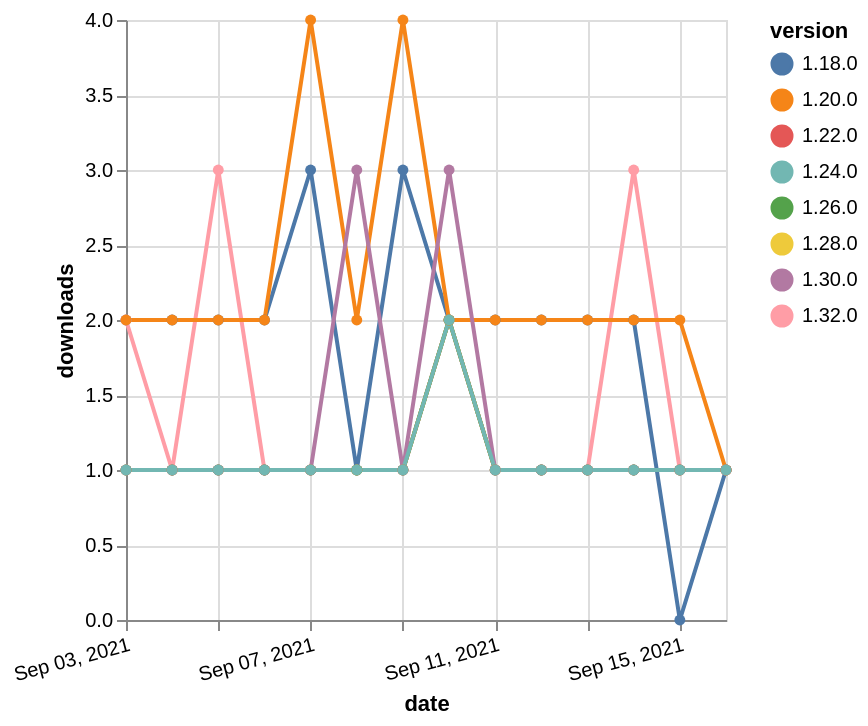

Here is the Vega-Lite specification saved for this chart:
### Vega-Lite specification from a JSON file in a GitHub repository (floating-point values rounded to 4 significant figures)
{"$schema": "https://vega.github.io/schema/vega-lite/v5.json", "description": "A simple bar chart with embedded data.", "data": {"values": [{"date": "2021-09-03", "total": 2339, "delta": 2, "version": "1.18.0"}, {"date": "2021-09-04", "total": 2341, "delta": 2, "version": "1.18.0"}, {"date": "2021-09-05", "total": 2343, "delta": 2, "version": "1.18.0"}, {"date": "2021-09-06", "total": 2345, "delta": 2, "version": "1.18.0"}, {"date": "2021-09-07", "total": 2348, "delta": 3, "version": "1.18.0"}, {"date": "2021-09-08", "total": 2349, "delta": 1, "version": "1.18.0"}, {"date": "2021-09-09", "total": 2352, "delta": 3, "version": "1.18.0"}, {"date": "2021-09-10", "total": 2354, "delta": 2, "version": "1.18.0"}, {"date": "2021-09-11", "total": 2356, "delta": 2, "version": "1.18.0"}, {"date": "2021-09-12", "total": 2358, "delta": 2, "version": "1.18.0"}, {"date": "2021-09-13", "total": 2360, "delta": 2, "version": "1.18.0"}, {"date": "2021-09-14", "total": 2362, "delta": 2, "version": "1.18.0"}, {"date": "2021-09-15", "total": 2362, "delta": 0, "version": "1.18.0"}, {"date": "2021-09-16", "total": 2363, "delta": 1, "version": "1.18.0"}, {"date": "2021-09-03", "total": 136, "delta": 2, "version": "1.32.0"}, {"date": "2021-09-04", "total": 137, "delta": 1, "version": "1.32.0"}, {"date": "2021-09-05", "total": 140, "delta": 3, "version": "1.32.0"}, {"date": "2021-09-06", "total": 141, "delta": 1, "version": "1.32.0"}, {"date": "2021-09-07", "total": 142, "delta": 1, "version": "1.32.0"}, {"date": "2021-09-08", "total": 143, "delta": 1, "version": "1.32.0"}, {"date": "2021-09-09", "total": 144, "delta": 1, "version": "1.32.0"}, {"date": "2021-09-10", "total": 146, "delta": 2, "version": "1.32.0"}, {"date": "2021-09-11", "total": 147, "delta": 1, "version": "1.32.0"}, {"date": "2021-09-12", "total": 148, "delta": 1, "version": "1.32.0"}, {"date": "2021-09-13", "total": 149, "delta": 1, "version": "1.32.0"}, {"date": "2021-09-14", "total": 152, "delta": 3, "version": "1.32.0"}, {"date": "2021-09-15", "total": 153, "delta": 1, "version": "1.32.0"}, {"date": "2021-09-16", "total": 154, "delta": 1, "version": "1.32.0"}, {"date": "2021-09-03", "total": 269, "delta": 1, "version": "1.22.0"}, {"date": "2021-09-04", "total": 270, "delta": 1, "version": "1.22.0"}, {"date": "2021-09-05", "total": 271, "delta": 1, "version": "1.22.0"}, {"date": "2021-09-06", "total": 272, "delta": 1, "version": "1.22.0"}, {"date": "2021-09-07", "total": 273, "delta": 1, "version": "1.22.0"}, {"date": "2021-09-08", "total": 274, "delta": 1, "version": "1.22.0"}, {"date": "2021-09-09", "total": 275, "delta": 1, "version": "1.22.0"}, {"date": "2021-09-10", "total": 277, "delta": 2, "version": "1.22.0"}, {"date": "2021-09-11", "total": 278, "delta": 1, "version": "1.22.0"}, {"date": "2021-09-12", "total": 279, "delta": 1, "version": "1.22.0"}, {"date": "2021-09-13", "total": 280, "delta": 1, "version": "1.22.0"}, {"date": "2021-09-14", "total": 281, "delta": 1, "version": "1.22.0"}, {"date": "2021-09-15", "total": 282, "delta": 1, "version": "1.22.0"}, {"date": "2021-09-16", "total": 283, "delta": 1, "version": "1.22.0"}, {"date": "2021-09-03", "total": 182, "delta": 1, "version": "1.28.0"}, {"date": "2021-09-04", "total": 183, "delta": 1, "version": "1.28.0"}, {"date": "2021-09-05", "total": 184, "delta": 1, "version": "1.28.0"}, {"date": "2021-09-06", "total": 185, "delta": 1, "version": "1.28.0"}, {"date": "2021-09-07", "total": 186, "delta": 1, "version": "1.28.0"}, {"date": "2021-09-08", "total": 187, "delta": 1, "version": "1.28.0"}, {"date": "2021-09-09", "total": 188, "delta": 1, "version": "1.28.0"}, {"date": "2021-09-10", "total": 190, "delta": 2, "version": "1.28.0"}, {"date": "2021-09-11", "total": 191, "delta": 1, "version": "1.28.0"}, {"date": "2021-09-12", "total": 192, "delta": 1, "version": "1.28.0"}, {"date": "2021-09-13", "total": 193, "delta": 1, "version": "1.28.0"}, {"date": "2021-09-14", "total": 194, "delta": 1, "version": "1.28.0"}, {"date": "2021-09-15", "total": 195, "delta": 1, "version": "1.28.0"}, {"date": "2021-09-16", "total": 196, "delta": 1, "version": "1.28.0"}, {"date": "2021-09-03", "total": 201, "delta": 1, "version": "1.26.0"}, {"date": "2021-09-04", "total": 202, "delta": 1, "version": "1.26.0"}, {"date": "2021-09-05", "total": 203, "delta": 1, "version": "1.26.0"}, {"date": "2021-09-06", "total": 204, "delta": 1, "version": "1.26.0"}, {"date": "2021-09-07", "total": 205, "delta": 1, "version": "1.26.0"}, {"date": "2021-09-08", "total": 206, "delta": 1, "version": "1.26.0"}, {"date": "2021-09-09", "total": 207, "delta": 1, "version": "1.26.0"}, {"date": "2021-09-10", "total": 209, "delta": 2, "version": "1.26.0"}, {"date": "2021-09-11", "total": 210, "delta": 1, "version": "1.26.0"}, {"date": "2021-09-12", "total": 211, "delta": 1, "version": "1.26.0"}, {"date": "2021-09-13", "total": 212, "delta": 1, "version": "1.26.0"}, {"date": "2021-09-14", "total": 213, "delta": 1, "version": "1.26.0"}, {"date": "2021-09-15", "total": 214, "delta": 1, "version": "1.26.0"}, {"date": "2021-09-16", "total": 215, "delta": 1, "version": "1.26.0"}, {"date": "2021-09-03", "total": 2488, "delta": 2, "version": "1.20.0"}, {"date": "2021-09-04", "total": 2490, "delta": 2, "version": "1.20.0"}, {"date": "2021-09-05", "total": 2492, "delta": 2, "version": "1.20.0"}, {"date": "2021-09-06", "total": 2494, "delta": 2, "version": "1.20.0"}, {"date": "2021-09-07", "total": 2498, "delta": 4, "version": "1.20.0"}, {"date": "2021-09-08", "total": 2500, "delta": 2, "version": "1.20.0"}, {"date": "2021-09-09", "total": 2504, "delta": 4, "version": "1.20.0"}, {"date": "2021-09-10", "total": 2506, "delta": 2, "version": "1.20.0"}, {"date": "2021-09-11", "total": 2508, "delta": 2, "version": "1.20.0"}, {"date": "2021-09-12", "total": 2510, "delta": 2, "version": "1.20.0"}, {"date": "2021-09-13", "total": 2512, "delta": 2, "version": "1.20.0"}, {"date": "2021-09-14", "total": 2514, "delta": 2, "version": "1.20.0"}, {"date": "2021-09-15", "total": 2516, "delta": 2, "version": "1.20.0"}, {"date": "2021-09-16", "total": 2517, "delta": 1, "version": "1.20.0"}, {"date": "2021-09-03", "total": 213, "delta": 1, "version": "1.30.0"}, {"date": "2021-09-04", "total": 214, "delta": 1, "version": "1.30.0"}, {"date": "2021-09-05", "total": 215, "delta": 1, "version": "1.30.0"}, {"date": "2021-09-06", "total": 216, "delta": 1, "version": "1.30.0"}, {"date": "2021-09-07", "total": 217, "delta": 1, "version": "1.30.0"}, {"date": "2021-09-08", "total": 220, "delta": 3, "version": "1.30.0"}, {"date": "2021-09-09", "total": 221, "delta": 1, "version": "1.30.0"}, {"date": "2021-09-10", "total": 224, "delta": 3, "version": "1.30.0"}, {"date": "2021-09-11", "total": 225, "delta": 1, "version": "1.30.0"}, {"date": "2021-09-12", "total": 226, "delta": 1, "version": "1.30.0"}, {"date": "2021-09-13", "total": 227, "delta": 1, "version": "1.30.0"}, {"date": "2021-09-14", "total": 228, "delta": 1, "version": "1.30.0"}, {"date": "2021-09-15", "total": 229, "delta": 1, "version": "1.30.0"}, {"date": "2021-09-16", "total": 230, "delta": 1, "version": "1.30.0"}, {"date": "2021-09-03", "total": 208, "delta": 1, "version": "1.24.0"}, {"date": "2021-09-04", "total": 209, "delta": 1, "version": "1.24.0"}, {"date": "2021-09-05", "total": 210, "delta": 1, "version": "1.24.0"}, {"date": "2021-09-06", "total": 211, "delta": 1, "version": "1.24.0"}, {"date": "2021-09-07", "total": 212, "delta": 1, "version": "1.24.0"}, {"date": "2021-09-08", "total": 213, "delta": 1, "version": "1.24.0"}, {"date": "2021-09-09", "total": 214, "delta": 1, "version": "1.24.0"}, {"date": "2021-09-10", "total": 216, "delta": 2, "version": "1.24.0"}, {"date": "2021-09-11", "total": 217, "delta": 1, "version": "1.24.0"}, {"date": "2021-09-12", "total": 218, "delta": 1, "version": "1.24.0"}, {"date": "2021-09-13", "total": 219, "delta": 1, "version": "1.24.0"}, {"date": "2021-09-14", "total": 220, "delta": 1, "version": "1.24.0"}, {"date": "2021-09-15", "total": 221, "delta": 1, "version": "1.24.0"}, {"date": "2021-09-16", "total": 222, "delta": 1, "version": "1.24.0"}]}, "width": "container", "mark": {"type": "line", "point": {"filled": true}}, "encoding": {"x": {"field": "date", "type": "temporal", "timeUnit": "yearmonthdate", "title": "date", "axis": {"labelAngle": -15}}, "y": {"field": "delta", "type": "quantitative", "title": "downloads"}, "color": {"field": "version", "type": "nominal"}, "tooltip": {"field": "delta"}}}
